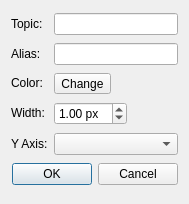
<?xml version="1.0" encoding="UTF-8"?>
<ui version="4.0">
 <class>DialogPlotSeriesProperties</class>
 <widget class="QDialog" name="DialogPlotSeriesProperties">
  <property name="geometry">
   <rect>
    <x>0</x>
    <y>0</y>
    <width>189</width>
    <height>204</height>
   </rect>
  </property>
  <property name="windowTitle">
   <string>Dialog</string>
  </property>
  <layout class="QGridLayout" name="gridLayout">
   <item row="3" column="0">
    <widget class="QLabel" name="label_3">
     <property name="sizePolicy">
      <sizepolicy hsizetype="Preferred" vsizetype="Fixed">
       <horstretch>0</horstretch>
       <verstretch>0</verstretch>
      </sizepolicy>
     </property>
     <property name="text">
      <string>Width:</string>
     </property>
    </widget>
   </item>
   <item row="4" column="1" colspan="2">
    <widget class="QComboBox" name="comboBoxYAxis"/>
   </item>
   <item row="0" column="1" colspan="2">
    <widget class="QLineEdit" name="lineEditTopic">
     <property name="sizePolicy">
      <sizepolicy hsizetype="Expanding" vsizetype="Fixed">
       <horstretch>0</horstretch>
       <verstretch>0</verstretch>
      </sizepolicy>
     </property>
    </widget>
   </item>
   <item row="4" column="0">
    <widget class="QLabel" name="label_4">
     <property name="sizePolicy">
      <sizepolicy hsizetype="Preferred" vsizetype="Fixed">
       <horstretch>0</horstretch>
       <verstretch>0</verstretch>
      </sizepolicy>
     </property>
     <property name="text">
      <string>Y Axis:</string>
     </property>
    </widget>
   </item>
   <item row="3" column="2">
    <spacer name="horizontalSpacer">
     <property name="orientation">
      <enum>Qt::Horizontal</enum>
     </property>
     <property name="sizeHint" stdset="0">
      <size>
       <width>40</width>
       <height>20</height>
      </size>
     </property>
    </spacer>
   </item>
   <item row="2" column="0">
    <widget class="QLabel" name="label_2">
     <property name="sizePolicy">
      <sizepolicy hsizetype="Preferred" vsizetype="Fixed">
       <horstretch>0</horstretch>
       <verstretch>0</verstretch>
      </sizepolicy>
     </property>
     <property name="text">
      <string>Color:</string>
     </property>
    </widget>
   </item>
   <item row="2" column="1">
    <widget class="QToolButton" name="toolButtonSelectColor">
     <property name="text">
      <string>Change</string>
     </property>
    </widget>
   </item>
   <item row="5" column="0" colspan="3">
    <widget class="QDialogButtonBox" name="buttonBox">
     <property name="orientation">
      <enum>Qt::Horizontal</enum>
     </property>
     <property name="standardButtons">
      <set>QDialogButtonBox::Cancel|QDialogButtonBox::Ok</set>
     </property>
    </widget>
   </item>
   <item row="0" column="0">
    <widget class="QLabel" name="label">
     <property name="sizePolicy">
      <sizepolicy hsizetype="Preferred" vsizetype="Minimum">
       <horstretch>0</horstretch>
       <verstretch>0</verstretch>
      </sizepolicy>
     </property>
     <property name="text">
      <string>Topic:</string>
     </property>
    </widget>
   </item>
   <item row="1" column="0">
    <widget class="QLabel" name="label_5">
     <property name="text">
      <string>Alias:</string>
     </property>
    </widget>
   </item>
   <item row="1" column="1" colspan="2">
    <widget class="QLineEdit" name="lineEditName"/>
   </item>
   <item row="3" column="1">
    <widget class="QDoubleSpinBox" name="doubleSpinBoxWidth">
     <property name="suffix">
      <string> px</string>
     </property>
     <property name="value">
      <double>1.000000000000000</double>
     </property>
    </widget>
   </item>
  </layout>
 </widget>
 <resources/>
 <connections>
  <connection>
   <sender>buttonBox</sender>
   <signal>accepted()</signal>
   <receiver>DialogPlotSeriesProperties</receiver>
   <slot>accept()</slot>
   <hints>
    <hint type="sourcelabel">
     <x>248</x>
     <y>254</y>
    </hint>
    <hint type="destinationlabel">
     <x>157</x>
     <y>274</y>
    </hint>
   </hints>
  </connection>
  <connection>
   <sender>buttonBox</sender>
   <signal>rejected()</signal>
   <receiver>DialogPlotSeriesProperties</receiver>
   <slot>reject()</slot>
   <hints>
    <hint type="sourcelabel">
     <x>316</x>
     <y>260</y>
    </hint>
    <hint type="destinationlabel">
     <x>286</x>
     <y>274</y>
    </hint>
   </hints>
  </connection>
 </connections>
</ui>
